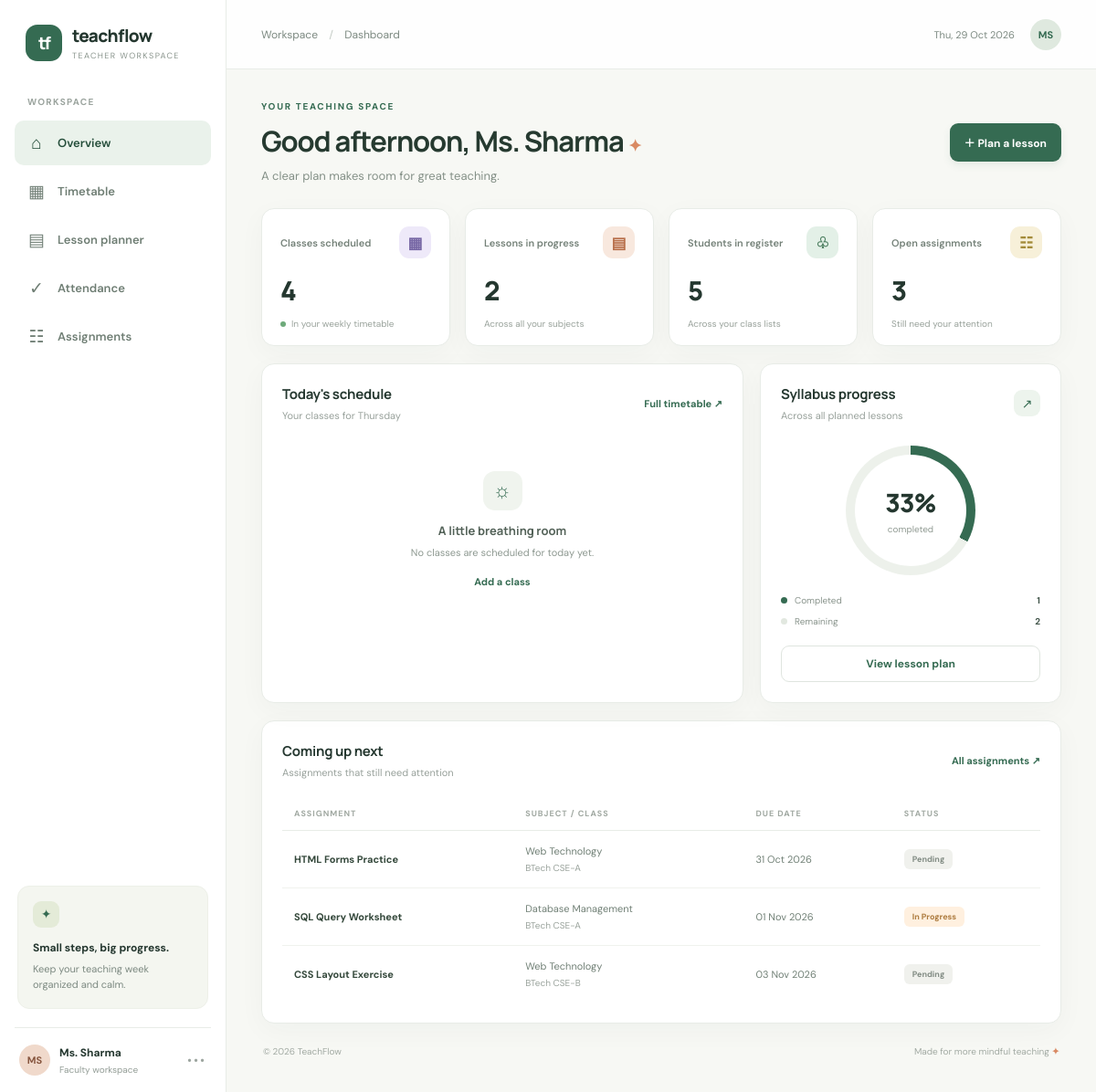
The page / on the database its author committed.
### tables this page shows
CREATE TABLE IF NOT EXISTS assignments (
  id INT AUTO_INCREMENT PRIMARY KEY,
  title VARCHAR(180) NOT NULL,
  subject VARCHAR(120) NOT NULL,
  class_name VARCHAR(100) NOT NULL,
  due_date DATE DEFAULT NULL,
  status ENUM('Pending','In Progress','Completed') NOT NULL DEFAULT 'Pending',
  notes TEXT,
  created_at TIMESTAMP DEFAULT CURRENT_TIMESTAMP
);

### index.php (the view, shortened to what this page needs)
<?php
function h($value): string { return htmlspecialchars((string)$value, ENT_QUOTES, 'UTF-8'); }
function db(): PDO {
    static $pdo = null;
    if ($pdo === null) {
        $dsn = 'mysql:host=' . DB_HOST . ';dbname=' . DB_NAME . ';charset=utf8mb4';
        $pdo = new PDO($dsn, DB_USER, DB_PASS, [
            PDO::ATTR_ERRMODE => PDO::ERRMODE_EXCEPTION,
            PDO::ATTR_DEFAULT_FETCH_MODE => PDO::FETCH_ASSOC,
            PDO::ATTR_EMULATE_PREPARES => false
        ]);
    }
    return $pdo;
}
function all(string $sql, array $params = []): array {
    $stmt = db()->prepare($sql); $stmt->execute($params); return $stmt->fetchAll();
}
function one(string $sql, array $params = []): array|false {
    $stmt = db()->prepare($sql); $stmt->execute($params); return $stmt->fetch();
}
try {
    $page = (string)($_GET['page'] ?? 'dashboard');
    $counts = [
        'classes'=>(int)(one("SELECT COUNT(*) c FROM classes")['c'] ?? 0),
        'lessons'=>(int)(one("SELECT COUNT(*) c FROM lessons WHERE status <> 'Completed'")['c'] ?? 0),
        'students'=>(int)(one("SELECT COUNT(*) c FROM students")['c'] ?? 0),
        'assignments'=>(int)(one("SELECT COUNT(*) c FROM assignments WHERE status <> 'Completed'")['c'] ?? 0),
    ];
    $completedLessons = (int)(one("SELECT COUNT(*) c FROM lessons WHERE status='Completed'")['c'] ?? 0);
    $totalLessons = (int)(one("SELECT COUNT(*) c FROM lessons")['c'] ?? 0);
    $progress = $totalLessons ? (int)round($completedLessons/$totalLessons*100) : 0;
    $dueSoon = all("SELECT * FROM assignments WHERE status <> 'Completed' ORDER BY due_date IS NULL, due_date LIMIT 5");
    $today = date('l');
    $todayClasses = all("SELECT * FROM classes WHERE day=? ORDER BY start_time",[$today]);
} catch (Throwable $e) {
    http_response_code(500);
    echo '<!doctype html><html><head><meta charset="utf-8"><title>TeachFlow setup</title><style>body{font-family:Arial;background:#f7f7f2;padding:40px;color:#24352d}main{max-width:720px;margin:auto;background:white;padding:28px;border-radius:16px}code{background:#eee;padding:3px 6px}</style></head><body><main><h1>TeachFlow setup needed</h1><p>PHP is running, but TeachFlow could not connect to MySQL or the database tables are missing.</p><ol><li>Start Apache and MySQL in XAMPP.</li><li>Open phpMyAdmin and import <code>database/teachflow.sql</code>.</li><li>Check database details in <code>config.php</code>.</li></ol><p><strong>Technical detail:</strong> '.htmlspecialchars($e->getMessage(),ENT_QUOTES,'UTF-8').'</p></main></body></html>';
    exit;
}
function navlink(string $key, string $label, string $icon, string $page): string {
    $active = $key === $page ? ' active' : '';
    return '<a class="nav-link'.$active.'" href="?page='.h($key).'"><span class="nav-icon">'.$icon.'</span><span>'.h($label).'</span></a>';
}
function statusBadge(string $status): string {
    $class = strtolower(str_replace(' ','-',$status));
    return '<span class="status status-'.h($class).'">'.h($status).'</span>';
}
?>
<!doctype html>
<html lang="en">
<head>
<link rel="stylesheet" href="assets/style.css">
</head>
<body>
<div class="app-shell">
<aside class="sidebar" id="sidebar">
  <a class="brand" href="index.php"><span class="brand-mark">tf</span><span><strong>teachflow</strong><small>TEACHER WORKSPACE</small></span></a>
  <div class="nav-label">WORKSPACE</div>
  <?=navlink('dashboard','Overview','⌂',$page)?>
  <?=navlink('timetable','Timetable','▦',$page)?>
  <?=navlink('lessons','Lesson planner','▤',$page)?>
  <?=navlink('attendance','Attendance','✓',$page)?>
  <?=navlink('assignments','Assignments','☷',$page)?>
  <div class="sidebar-bottom"><div class="help-card"><span class="help-icon">✦</span><strong>Small steps, big progress.</strong><p>Keep your teaching week organized and calm.</p></div><div class="profile"><div class="avatar">MS</div><div><strong>Ms. Sharma</strong><small>Faculty workspace</small></div><span class="profile-dots">•••</span></div></div>
</aside>
<main class="main-area">
<header class="topbar"><button class="menu-toggle" id="menuToggle" aria-label="Toggle menu">☰</button><div class="breadcrumb">Workspace <span>/</span> <?=h(ucwords(str_replace('_',' ',$page)))?></div><div class="top-actions"><span class="today-label"><?=h(date('D, d M Y'))?></span><div class="top-avatar">MS</div></div></header>
<div class="content">
<?php if ($page === 'dashboard'): ?>
<section class="welcome-row"><div><p class="eyebrow">YOUR TEACHING SPACE</p><h1>Good <?=((int)date('G')<12?'morning':((int)date('G')<17?'afternoon':'evening'))?>, Ms. Sharma <span>✦</span></h1><p class="subheading">A clear plan makes room for great teaching.</p></div><a class="btn btn-primary" href="?page=lessons#lesson-form">＋ Plan a lesson</a></section>
<div class="stats-grid">
  <article class="stat-card"><div class="stat-top"><span>Classes scheduled</span><span class="stat-icon lavender">▦</span></div><div class="stat-number"><?=$counts['classes']?></div><div class="stat-foot"><span class="dot green-dot"></span> In your weekly timetable</div></article>
  <article class="stat-card"><div class="stat-top"><span>Lessons in progress</span><span class="stat-icon peach">▤</span></div><div class="stat-number"><?=$counts['lessons']?></div><div class="stat-foot">Across all your subjects</div></article>
  <article class="stat-card"><div class="stat-top"><span>Students in register</span><span class="stat-icon mint">♧</span></div><div class="stat-number"><?=$counts['students']?></div><div class="stat-foot">Across your class lists</div></article>
  <article class="stat-card"><div class="stat-top"><span>Open assignments</span><span class="stat-icon butter">☷</span></div><div class="stat-number"><?=$counts['assignments']?></div><div class="stat-foot">Still need your attention</div></article>
</div>
<div class="dashboard-grid">
  <section class="panel schedule-panel"><div class="panel-heading"><div><h2>Today's schedule</h2><p>Your classes for <?=h($today)?></p></div><a class="text-link" href="?page=timetable">Full timetable ↗</a></div>
  <?php if (!$todayClasses): ?><div class="empty-state"><div class="empty-icon">☼</div><strong>A little breathing room</strong><p>No classes are scheduled for today yet.</p><a href="?page=timetable">Add a class</a></div>
  <?php endif; ?>
  </section>
  <section class="panel progress-panel"><div class="panel-heading"><div><h2>Syllabus progress</h2><p>Across all planned lessons</p></div><span class="round-icon">↗</span></div><div class="progress-ring" style="--progress:<?=$progress?>"><div><strong><?=$progress?>%</strong><small>completed</small></div></div><div class="progress-legend"><span><i class="legend-dot done"></i>Completed <b><?=$completedLessons?></b></span><span><i class="legend-dot todo"></i>Remaining <b><?=$totalLessons-$completedLessons?></b></span></div><a class="btn btn-outline full-btn" href="?page=lessons">View lesson plan</a></section>
</div>
<section class="panel assignment-panel"><div class="panel-heading"><div><h2>Coming up next</h2><p>Assignments that still need attention</p></div><a class="text-link" href="?page=assignments">All assignments ↗</a></div>
<?php if (!$dueSoon): ?><div class="empty-state compact"><p>You're all caught up. Add an assignment when you're ready.</p></div><?php else: ?><div class="table-wrap"><table><thead><tr><th>ASSIGNMENT</th><th>SUBJECT / CLASS</th><th>DUE DATE</th><th>STATUS</th></tr></thead><tbody><?php foreach($dueSoon as $a): ?><tr><td><strong><?=h($a['title'])?></strong></td><td><?=h($a['subject'])?><small class="cell-sub"><?=h($a['class_name'])?></small></td><td><?=h($a['due_date'] ? date('d M Y',strtotime($a['due_date'])) : 'Not set')?></td><td><?=statusBadge($a['status'])?></td></tr><?php endforeach; ?></tbody></table></div><?php endif; ?>
</section>
<?php endif; ?>
<footer class="footer"><span>© <?=date('Y')?> TeachFlow</span><span>Made for more mindful teaching <b>✦</b></span></footer>
</div></main></div>
</body></html>

### rows shown on the page
assignments: title "HTML Forms Practice", subject "Web Technology", class_name "BTech CSE-A", due_date "31 Oct 2026", status "Pending"
assignments: title "SQL Query Worksheet", subject "Database Management", class_name "BTech CSE-A", due_date "01 Nov 2026", status "In Progress"
assignments: title "CSS Layout Exercise", subject "Web Technology", class_name "BTech CSE-B", due_date "03 Nov 2026", status "Pending"

### other values the page prints
$icon "⌂ ▦ ▤ ✓ ☷"
$label "Overview Timetable Lesson planner Attendance Assignments"
str_replace('_',' ',$page) "Dashboard"
$counts['classes'] "4"
$counts['lessons'] "2"
$counts['students'] "5"
$counts['assignments'] "3"
$progress "33"
$completedLessons "1"
$totalLessons-$completedLessons "2"
